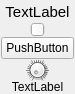
<?xml version="1.0" encoding="UTF-8"?>
<ui version="4.0">
 <class>CKnobControl</class>
 <widget class="QWidget" name="CKnobControl">
  <property name="geometry">
   <rect>
    <x>0</x>
    <y>0</y>
    <width>75</width>
    <height>94</height>
   </rect>
  </property>
  <property name="sizePolicy">
   <sizepolicy hsizetype="Fixed" vsizetype="Fixed">
    <horstretch>0</horstretch>
    <verstretch>0</verstretch>
   </sizepolicy>
  </property>
  <property name="minimumSize">
   <size>
    <width>75</width>
    <height>94</height>
   </size>
  </property>
  <property name="maximumSize">
   <size>
    <width>75</width>
    <height>94</height>
   </size>
  </property>
  <property name="windowTitle">
   <string>Form</string>
  </property>
  <layout class="QVBoxLayout" name="verticalLayout">
   <property name="spacing">
    <number>0</number>
   </property>
   <property name="sizeConstraint">
    <enum>QLayout::SetDefaultConstraint</enum>
   </property>
   <property name="leftMargin">
    <number>1</number>
   </property>
   <property name="topMargin">
    <number>1</number>
   </property>
   <property name="rightMargin">
    <number>1</number>
   </property>
   <property name="bottomMargin">
    <number>1</number>
   </property>
   <item>
    <widget class="EffectLabel" name="label">
     <property name="minimumSize">
      <size>
       <width>0</width>
       <height>21</height>
      </size>
     </property>
     <property name="maximumSize">
      <size>
       <width>16777215</width>
       <height>21</height>
      </size>
     </property>
     <property name="font">
      <font>
       <pointsize>11</pointsize>
      </font>
     </property>
     <property name="text">
      <string>TextLabel</string>
     </property>
     <property name="alignment">
      <set>Qt::AlignCenter</set>
     </property>
     <property name="wordWrap">
      <bool>true</bool>
     </property>
    </widget>
   </item>
   <item>
    <widget class="QSynthSwitch" name="verticalSlider">
     <property name="sizePolicy">
      <sizepolicy hsizetype="Expanding" vsizetype="Expanding">
       <horstretch>0</horstretch>
       <verstretch>0</verstretch>
      </sizepolicy>
     </property>
     <property name="orientation">
      <enum>Qt::Vertical</enum>
     </property>
    </widget>
   </item>
   <item>
    <widget class="QSynthCheckbox" name="pushButton">
     <property name="sizePolicy">
      <sizepolicy hsizetype="Preferred" vsizetype="Preferred">
       <horstretch>0</horstretch>
       <verstretch>0</verstretch>
      </sizepolicy>
     </property>
     <property name="text">
      <string>PushButton</string>
     </property>
    </widget>
   </item>
   <item>
    <widget class="QSynthKnob" name="dial">
     <property name="notchesVisible">
      <bool>true</bool>
     </property>
    </widget>
   </item>
   <item>
    <widget class="QLCDLabel" name="label_2">
     <property name="minimumSize">
      <size>
       <width>0</width>
       <height>12</height>
      </size>
     </property>
     <property name="maximumSize">
      <size>
       <width>16777215</width>
       <height>12</height>
      </size>
     </property>
     <property name="font">
      <font>
       <pointsize>9</pointsize>
      </font>
     </property>
     <property name="text">
      <string>TextLabel</string>
     </property>
     <property name="alignment">
      <set>Qt::AlignCenter</set>
     </property>
    </widget>
   </item>
  </layout>
 </widget>
 <customwidgets>
  <customwidget>
   <class>EffectLabel</class>
   <extends>QLabel</extends>
   <header>effectlabel.h</header>
  </customwidget>
  <customwidget>
   <class>QLCDLabel</class>
   <extends>QLabel</extends>
   <header>qlcdlabel.h</header>
  </customwidget>
  <customwidget>
   <class>QSynthSwitch</class>
   <extends>QSlider</extends>
   <header>qsynthswitch.h</header>
  </customwidget>
  <customwidget>
   <class>QSynthKnob</class>
   <extends>QDial</extends>
   <header>qsynthknob.h</header>
  </customwidget>
  <customwidget>
   <class>QSynthCheckbox</class>
   <extends>QPushButton</extends>
   <header>qsynthcheckbox.h</header>
  </customwidget>
 </customwidgets>
 <resources/>
 <connections/>
</ui>
